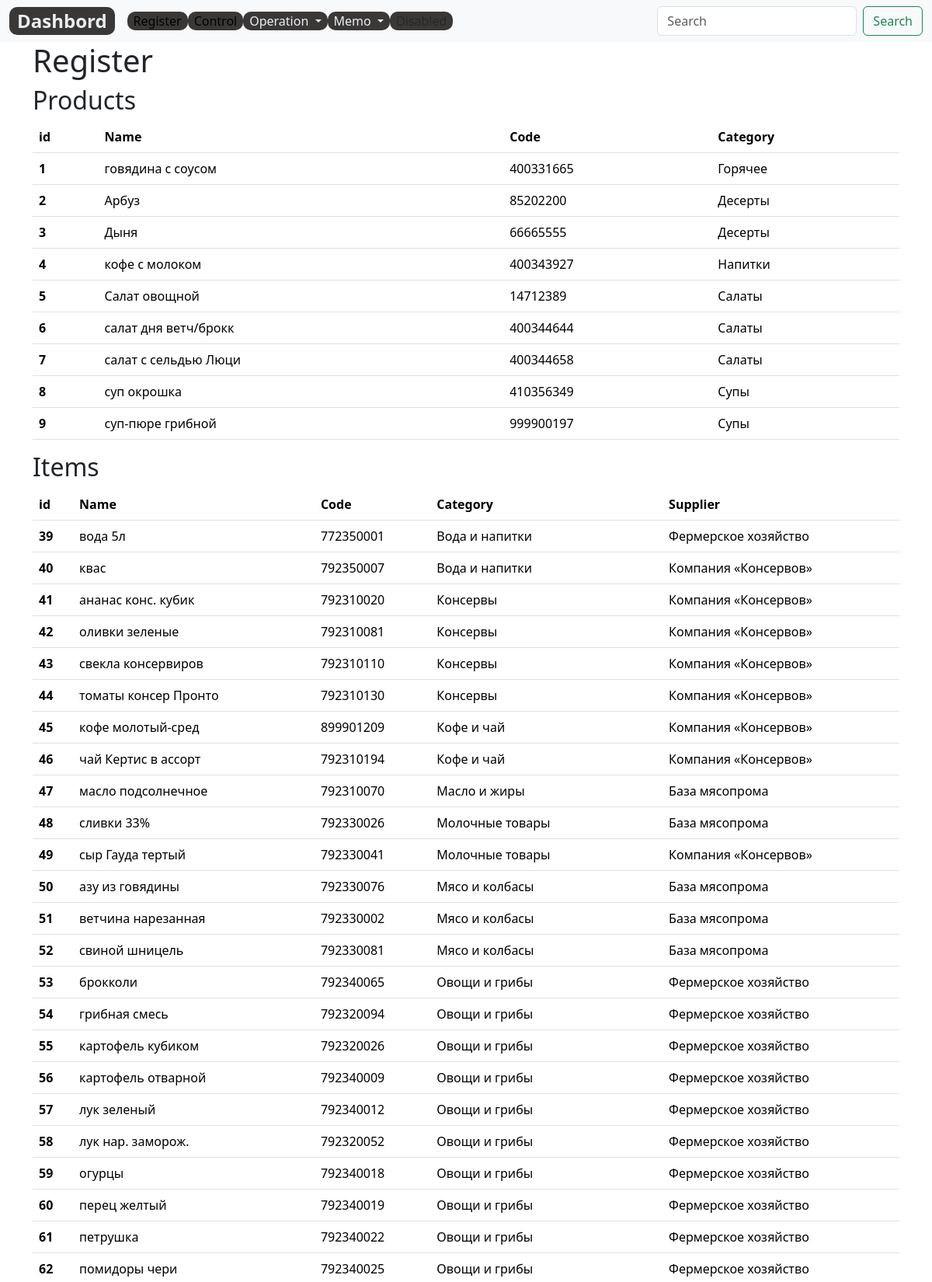
Screenshot of /register/ (upper part) with the database file from the repository.
### register/models.py (models this page shows, shortened)
class Product(models.Model):
    DIFFICULTY_LEVELS = (
        ('Easy', 'Easy'),
        ('Medium', 'Medium'),
        ('Hard', 'Hard'),
    )
    code=models.DecimalField(max_digits=10, help_text="Не более 10 знаков", decimal_places=0, unique=True)
    name = models.CharField(max_length=200,help_text="Не более 200 знаков", db_index=True, verbose_name='Продукт')
    category = models.ForeignKey(Category, related_name='product', on_delete=models.CASCADE)
    ingredient = models.ManyToManyField(Item, through=RecipeIngredient)
    difficulty = models.CharField(choices=DIFFICULTY_LEVELS, max_length=10)
    price = models.DecimalField(max_digits=10,help_text="Не более 10 знаков", decimal_places=2)
    description = models.TextField(blank=True, null=True)
    cooking= models.TextField(blank=True, null = True)
    slug= models.SlugField(max_length=255, verbose_name='Url', unique=True)
    created_date= models.DateField(auto_now_add=True, verbose_name='Создан',null=True)
    updated_date = models.DateField(auto_now=True,  verbose_name='Изменен', null=True)
    class Meta:
        ordering = ['category', 'name']
        verbose_name = 'Продукт'
        verbose_name_plural = 'Продукты'

class Category(models.Model):
    code= models.DecimalField(max_digits=5, help_text="Не более 5 цифр", decimal_places=0, unique=True,verbose_name='Код')
    name = models.CharField(max_length=200, help_text="Не более 200 знаков", db_index=True, verbose_name='Категория')
    slug= models.SlugField(max_length=255, verbose_name='Url', unique=True)
    class Meta:
        ordering = ['name']
        verbose_name = 'Категория продукта'
        verbose_name_plural = 'Категории продуктов'
    def __str__(self):
        return self.name

class Item(models.Model):
    code=models.DecimalField(max_digits=12, unique=True, help_text="Не более 12 знаков",decimal_places=0,null=True,verbose_name='Код')
    name = models.CharField(max_length=200, help_text="Не более 200 знаков", unique=True,db_index=True)
    category = models.ForeignKey(
        CategoryItem, related_name='item', on_delete=models.CASCADE)
    supplier=models.ForeignKey(Supplier, related_name='item',on_delete=models.CASCADE)
    unit = models.CharField(max_length=50, help_text="Не более 50 знаков", choices=UNITS ) # pounds, lbs, oz ,grams, etc
    unit_cost = models.DecimalField(max_digits=10, help_text="Не более 10 знаков",decimal_places=2)
    description = models.TextField(blank=True, null=True)
    available = models.BooleanField(default=True)
    slug= models.SlugField(max_length=255, verbose_name='Url', unique=True)
    created_date= models.DateField(auto_now_add=True, verbose_name='Создан',null=True)
    updated_date = models.DateField(auto_now=True,  verbose_name='Изменен', null=True)
    class Meta:
        ordering = ['category','name']
        verbose_name = 'Товар'
        verbose_name_plural = 'Товары'

class CategoryItem(models.Model):
    code= models.DecimalField(max_digits=5, help_text="Не более 5 цифр", decimal_places=0, unique=True,verbose_name='Код')
    name = models.CharField(max_length=200, help_text="Не более 200 знаков", db_index=True, verbose_name='Категория')
    slug= models.SlugField(max_length=255, verbose_name='Url', unique=True)
    class Meta:
        ordering = ['name']
        verbose_name = 'Категория товара'
        verbose_name_plural = 'Категории товаров'
    def __str__(self):
        return self.name

class Supplier(models.Model):
    code=models.DecimalField(max_digits=4, help_text="Не более 4 знаков", decimal_places=0, unique=True)
    name = models.CharField(max_length=200, help_text="Не более 200 знаков",db_index=True)
    slug= models.SlugField(max_length=255, verbose_name='Url', unique=True)
    address = models.CharField(max_length=220)
    created_date = models.DateField(auto_now_add=True)
    class Meta:
        ordering = ['name']
        verbose_name = 'Поставщик'
        verbose_name_plural = 'Поставщики'
    def __str__(self):
        return self.name

### register/views.py (the view)
# urls.py: path('', include('register.urls')),
def register(request):
    suppliers = Supplier.objects.all()
    items = Item.objects.all()
    products=Product.objects.all()
    recipes=RecipeIngredient.objects.all()
    categoryitems=CategoryItem.objects.all()
    categories = Category.objects.all() # Передано в news/templatetags/news_tags.py
    context = {
        'suppliers': suppliers,
        'items': items,
        'products': products,
        'recipes': recipes,
        'categoryitems': categoryitems,
        'categories': categories,
        'title':'Register'
    }
    return render(request, template_name='register/register.html', context=context)

### register/templates/register/register.html (shortened to what this page needs)
{% extends 'base_simple.html' %}
{% load static %}
{% block content %}
<div class="container">
  <h1>Register</h1>
  <h2>Products</h2>
  <table class="table">
    <thead>
      <tr>
        <th scope="col">id</th>
        <th scope="col">Name</th>
        <th scope="col">Code</th>
        <th scope="col">Category</th>
      </tr>
    </thead>
    <tbody>
      {% for product in products%}
      <tr>
        <th scope="row">{{product.id}}</th>
        <td>{{product.name}}</td>
        <td>{{product.code}}</td>
        <td>{{product.category}}</td>
      </tr>
      {% endfor %}
    </tbody>
  </table>
  <h2>Items</h2>
  <table class="table">
    <thead>
      <tr>
        <th scope="col">id</th>
        <th scope="col">Name</th>
        <th scope="col">Code</th>
        <th scope="col">Category</th>
        <th scope="col">Supplier</th>
      </tr>
    </thead>
    <tbody>
      {% for item in items%}
      <tr>
        <th scope="row">{{item.id}}</th>
        <td>{{item.name}}</td>
        <td>{{item.code}}</td>
        <td>{{item.category}}</td>
        <td>{{item.supplier}}</td>
      </tr>
      {% endfor %}
    </tbody>
  </table>
</div>
{% endblock %}

### rows the page displays
Product: id "1", name "говядина с соусом", code "400331665", category "Горячее"
Product: id "2", name "Арбуз", code "85202200", category "Десерты"
Product: id "3", name "Дыня", code "66665555", category "Десерты"
Product: id "4", name "кофе с молоком", code "400343927", category "Напитки"
Product: id "5", name "Салат овощной", code "14712389", category "Салаты"
Product: id "6", name "салат дня ветч/брокк", code "400344644", category "Салаты"
Product: id "7", name "салат с сельдью Люци", code "400344658", category "Салаты"
Product: id "8", name "суп окрошка", code "410356349", category "Супы"
Product: id "9", name "суп-пюре грибной", code "999900197", category "Супы"
Item: id "39", name "вода 5л", code "772350001", category "Вода и напитки", supplier "Фермерское хозяйство"
Item: id "40", name "квас", code "792350007", category "Вода и напитки", supplier "Компания «Консервов»"
Item: id "41", name "ананас конс. кубик", code "792310020", category "Консервы", supplier "Компания «Консервов»"
Item: id "42", name "оливки зеленые", code "792310081", category "Консервы", supplier "Компания «Консервов»"
Item: id "43", name "свекла консервиров", code "792310110", category "Консервы", supplier "Компания «Консервов»"
Item: id "44", name "томаты консер Пронто", code "792310130", category "Консервы", supplier "Компания «Консервов»"
Item: id "45", name "кофе молотый-сред", code "899901209", category "Кофе и чай", supplier "Компания «Консервов»"
Item: id "46", name "чай Кертис в ассорт", code "792310194", category "Кофе и чай", supplier "Компания «Консервов»"
Item: id "47", name "масло подсолнечное", code "792310070", category "Масло и жиры", supplier "База мясопрома"
Item: id "48", name "сливки 33%", code "792330026", category "Молочные товары", supplier "База мясопрома"
Item: id "49", name "сыр Гауда тертый", code "792330041", category "Молочные товары", supplier "Компания «Консервов»"
Item: id "50", name "азу из говядины", code "792330076", category "Мясо и колбасы", supplier "База мясопрома"
Item: id "51", name "ветчина нарезанная", code "792330002", category "Мясо и колбасы", supplier "База мясопрома"
Item: id "52", name "свиной шницель", code "792330081", category "Мясо и колбасы", supplier "База мясопрома"
Item: id "53", name "брокколи", code "792340065", category "Овощи и грибы", supplier "Фермерское хозяйство"
Item: id "54", name "грибная смесь", code "792320094", category "Овощи и грибы", supplier "Фермерское хозяйство"
Item: id "55", name "картофель кубиком", code "792320026", category "Овощи и грибы", supplier "Фермерское хозяйство"
Item: id "56", name "картофель отварной", code "792340009", category "Овощи и грибы", supplier "Фермерское хозяйство"
Item: id "57", name "лук зеленый", code "792340012", category "Овощи и грибы", supplier "Фермерское хозяйство"
Item: id "58", name "лук нар. заморож.", code "792320052", category "Овощи и грибы", supplier "Фермерское хозяйство"
Item: id "59", name "огурцы", code "792340018", category "Овощи и грибы", supplier "Фермерское хозяйство"
Item: id "60", name "перец желтый", code "792340019", category "Овощи и грибы", supplier "Фермерское хозяйство"
Item: id "61", name "петрушка", code "792340022", category "Овощи и грибы", supplier "Фермерское хозяйство"
Item: id "62", name "помидоры чери", code "792340025", category "Овощи и грибы", supplier "Фермерское хозяйство"
